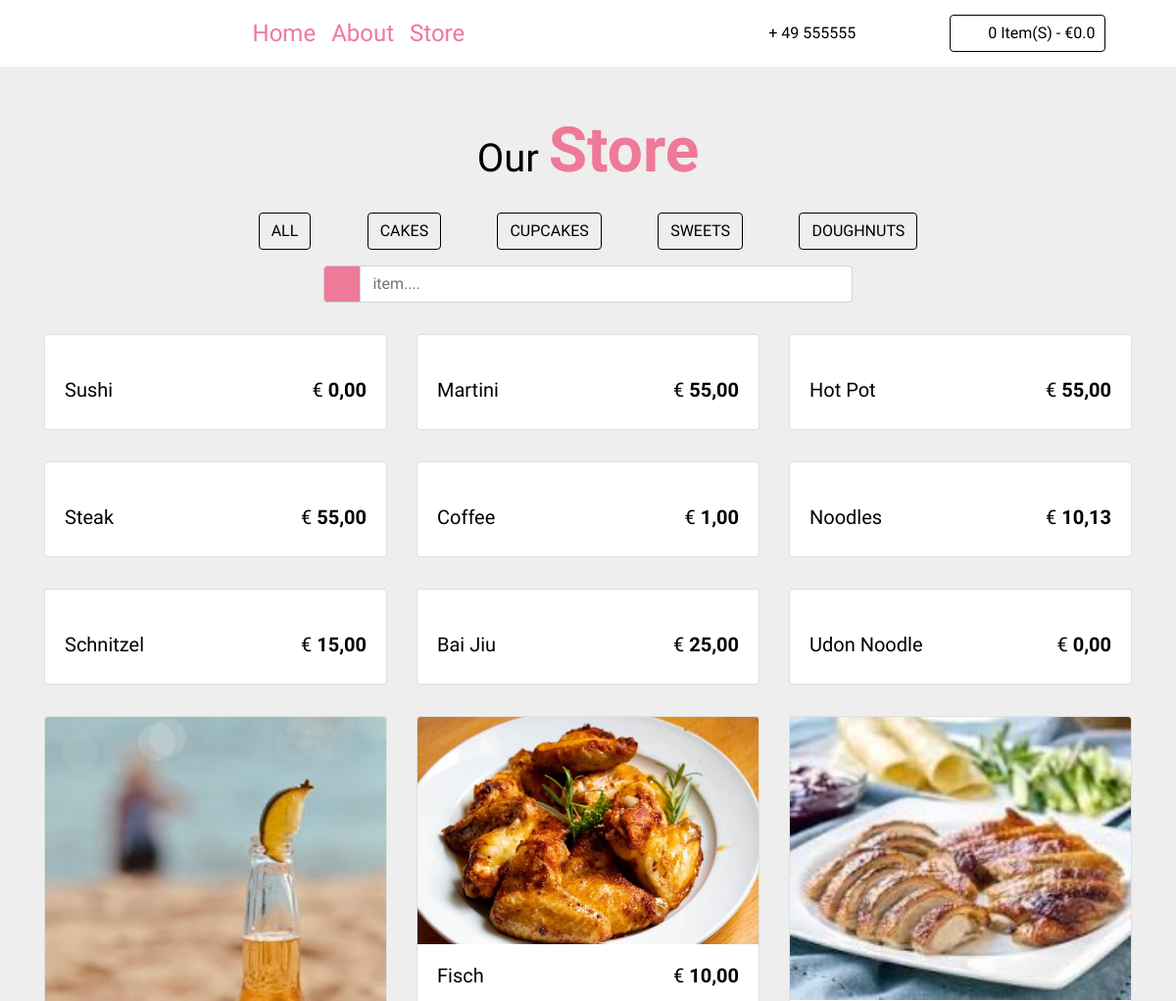
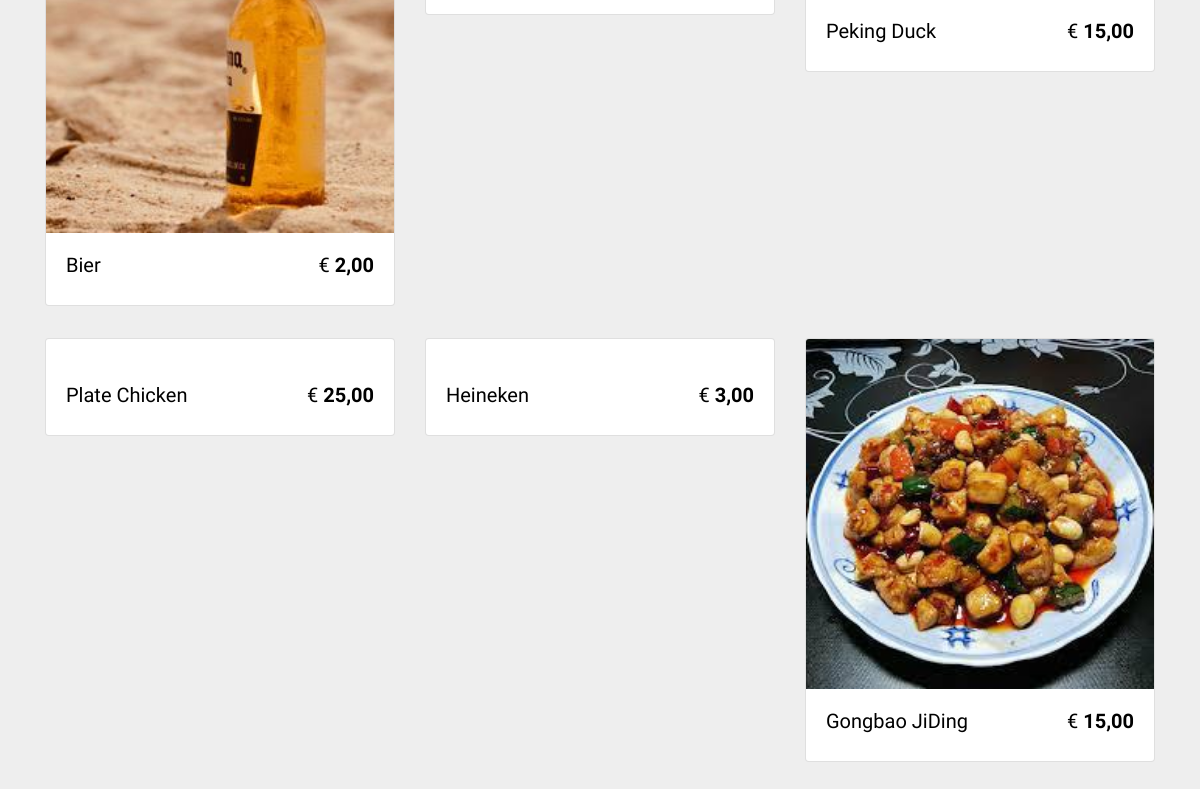
The page /takeaway/frontviews on the database its author committed (2 pictures, top to bottom).
### app/models.py (models this page shows, shortened)
class Food(db.Model):
    id = db.Column(db.Integer, primary_key=True, index=True, unique=True)
    name = db.Column(db.String(100), unique=False, nullable=False)
    category = db.Column(db.String(100), unique=False, nullable=False)
    class_name = db.Column(db.String(100))
    description = db.Column(db.String(200), unique=False, nullable=False)
    price_gross = db.Column(db.Float(2), nullable=False)
    price_net_out = db.Column(db.Float(2), nullable=False)
    price_net_in = db.Column(db.Float(2), nullable=False)
    eat_manner = db.Column(db.String(100))
    image = db.Column(db.String(100), nullable=False)
    container = db.Column(db.String(300))
    inUse = db.Column(db.Boolean, default=True)
    cn_description = db.Column(db.String(500))

### app/routes.py (the view)
@app.route("/takeaway/frontviews")
def food_frontview():
    dishes = Food.query.filter(Food.inUse == True).all()
    categories = set([dish.category for dish in dishes])
    context =dict(dishes=dishes,
                  categories=categories,
                  title='Xstar Takeout Food',
                  tel="+ 49 555555",
                  formatter=formatter)
    return render_template('foodfrontview.html', **context)

### app/utilities.py (called while the page is built)
def formatter(number):
    if number == 0:
        number = '{:.2f}'.format(round(number, 2))
        number = number.replace(".", ",")
        return number
    number = format_decimal(round(float(number), 2), locale="de_DE")
    if len(number.split(",")) == 1:
        number = number + ",00"
        return number
    if len(number.split(",")[1]) == 1:
        number = number + "0"
        return number
    return number

### app/templates/foodfrontview.html (shortened to what this page needs)
<!DOCTYPE html>
<html lang="en">
<head>
  <link rel="stylesheet" href="{{ url_for('static', filename='css/bootstrap.min.css') }}">
  <link rel="stylesheet" href="{{ url_for('static', filename='front_end_css/style.css') }}">
  <link rel="stylesheet" href="{{ url_for('static', filename='fontawesome-free/css/all.css') }}">
</head>
<body>
  <header>
    <nav class="navbar navbar-expand-lg px-4">
      <div class="collapse navbar-collapse" id="myNav">
        <ul class="navbar-nav mx-auto text-capitalize">
          <li class="nav-item active">
            <a class="nav-link" href="#">home</a>
          </li>
          <li class="nav-item">
            <a class="nav-link " href="#">about</a>
          </li>
          <li class="nav-item">
            <a class="nav-link" href="#">store</a>
          </li>
        </ul>
        <div class="nav-info-items d-none d-lg-flex ">
          <div class="nav-info align-items-center d-flex justify-content-between mx-lg-5">
            <span class="info-icon mx-lg-3"><i class="fas fa-phone"></i></span>
            <p class="mb-0">{{ tel }}</p>
          </div>
          <div id="cart-info" class="nav-info align-items-center cart-info d-flex justify-content-between mx-lg-5">
            <span class="cart-info__icon mr-lg-3"><i class="fas fa-shopping-cart"></i></span>
            <p class="mb-0 text-capitalize"><span id="item-count">0</span> item(s) - €<span class="item-total">0.0</span></p>
          </div>
        </div>
      </div>
    </nav>
  </header>
  <section id="store" class="store py-5">
    <div class="container">
      <div class="row">
        <div class="col-10 mx-auto col-sm-6 text-center">
          <h1 class="text-capitalize">our <strong class="banner-title ">store</strong></h1>
        </div>
      </div>
      <div class="row">
        <div class=" col-lg-8 mx-auto d-flex justify-content-around my-2 sortBtn flex-wrap">
          <a href="#" class="btn btn-outline-secondary btn-black text-uppercase filter-btn m-2" data-filter="all"> all</a>
          <a href="#" class="btn btn-outline-secondary btn-black text-uppercase filter-btn m-2" data-filter="cakes">cakes</a>
          <a href="#" class="btn btn-outline-secondary btn-black text-uppercase filter-btn m-2" data-filter="cupcakes">cupcakes</a>
          <a href="#" class="btn btn-outline-secondary btn-black text-uppercase filter-btn m-2" data-filter="sweets">sweets</a>
          <a href="#" class="btn btn-outline-secondary btn-black text-uppercase filter-btn m-2" data-filter="doughnuts">doughnuts</a>
        </div>
      </div>
      <div class="row">
        <div class="col-10 mx-auto col-md-6">
          <form>
            <div class="input-group mb-3">
              <div class="input-group-prepend ">
                <span class="input-group-text search-box" id="search-icon"><i class="fas fa-search"></i></span>
              </div>
              <input type="text" class="form-control" placeholder='item....' id="search-item">
            </div>
          </form>
        </div>
      </div>
      <div class="row" class="store-items" id="store-items">
        {% for dish in dishes %}
        <div class="col-10 col-sm-6 col-lg-4 mx-auto my-3 store-item sweets" data-item="sweets" id={{ dish.id }}>
          <div class="card ">
            <div class="img-container">
              <img src="{{ url_for('static', filename='img/' + dish.image)}}" class="card-img-top store-img" alt="">
            </div>
            <div class="card-body">
              <div class="card-text d-flex justify-content-between text-capitalize">
                <h5 id="store-item-name">{{ dish.name }}</h5>
                <h5 class="store-item-value">€ <strong id="store-item-price" class="font-weight-bold">{{ formatter(dish.price_gross)  }}</strong></h5>
              </div>
            </div>
          </div>
        </div>
        {% endfor %}
      </div>
  </section>
</body>
</html>

### app/static/front_end_css/style.css (style rules this page uses)
:root { --mainPink: #ef7998; --mainYellow: rgb(249, 228, 148); --mainWhite: #fff; --mainBlack: #000; --yellowTrans: rgba(249, 228, 148, 0.5); --mainGrey: rgb(238, 238, 238); }
body { font-family: "Kaushan Script", cursive; background: var(--mainWhite); color: var(--mainBlack); }
.nav-link { color: var(--mainPink); font-size: 1.5rem; transition: all 0.5s ease-in-out; }
.cart-info__icon { color: var(--mainBlack); cursor: pointer; }
.cart-info { border: 0.1rem solid var(--mainBlack); color: var(--mainBlack); border-radius: 0.25rem; padding: 0.4rem 0.6rem; cursor: pointer; }
.banner-title { color: var(--mainPink); font-size: 4rem; }
.btn-black { color: var(--mainBlack) !important; border-color: var(--mainBlack) !important; }
.store { background: var(--mainGrey); }
.img-container { position: relative; overflow: hidden; cursor: pointer; }
.store-img { transition: all 1s ease-in-out; }
.store-item-value { color: --mainYellow; }
.search-box { background: var(--mainPink); color: var(--mainBlack); }

### rows shown on the page
Food: name "Sushi", price_gross "0,00"
Food: name "Martini", price_gross "55,00"
Food: name "Hot Pot", price_gross "55,00"
Food: name "Steak", price_gross "55,00"
Food: name "Coffee", price_gross "1,00"
Food: name "Noodles", price_gross "10,13"
Food: name "Schnitzel", price_gross "15,00"
Food: name "Bai Jiu", price_gross "25,00"
Food: name "Udon Noodle", price_gross "0,00"
Food: image (picture), name "Bier", price_gross "2,00"
Food: image (picture), name "Fisch", price_gross "10,00"
Food: image (picture), name "Peking Duck", price_gross "15,00"
Food: name "Plate Chicken", price_gross "25,00"
Food: name "Heineken", price_gross "3,00"
Food: image (picture), name "Gongbao JiDing", price_gross "15,00"

### other values the page prints
{{ tel }} "+ 49 555555"
